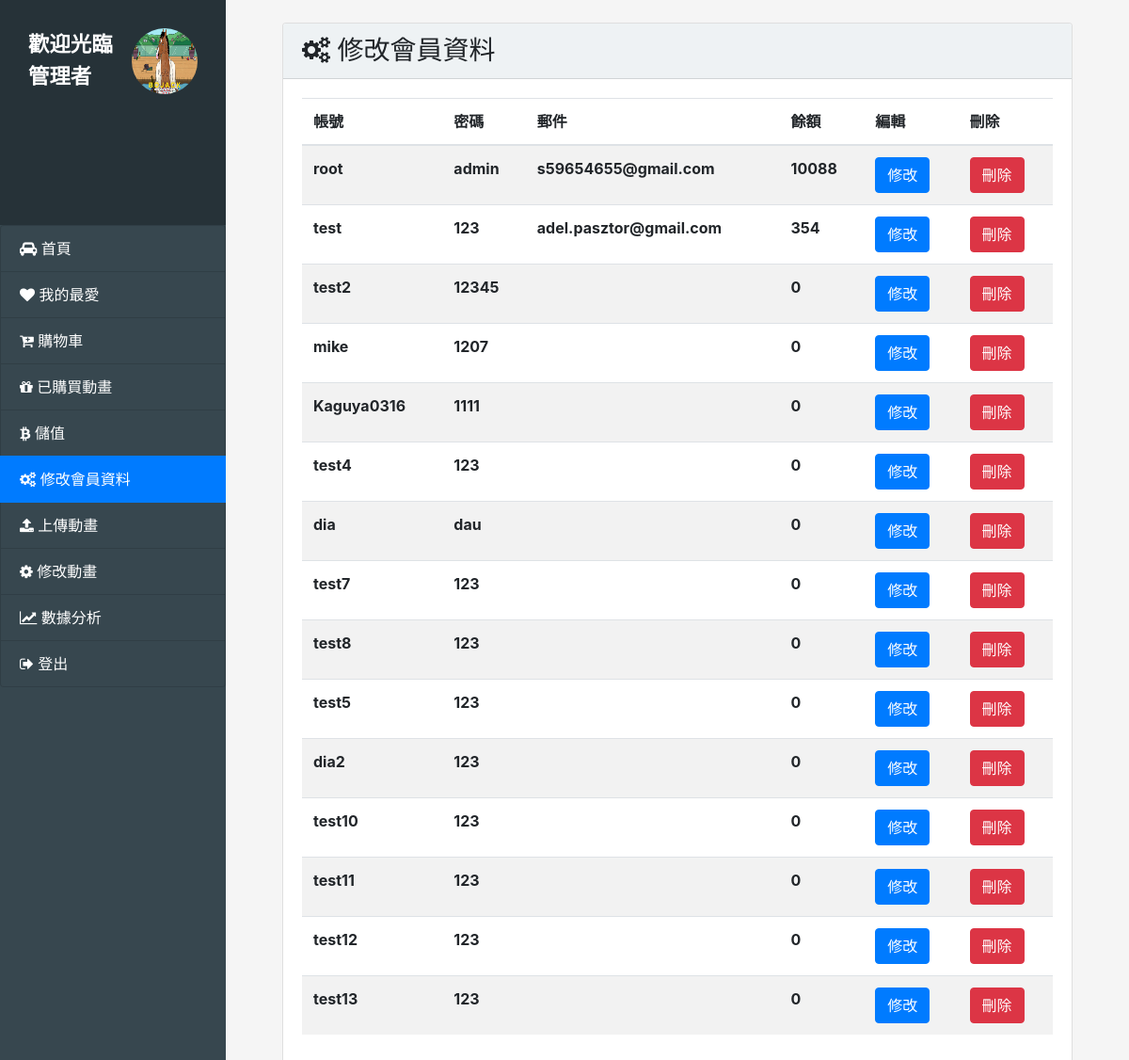
Page /back-revisemember.php (signed in) on the committed database.
### tables this page shows
CREATE TABLE `user` (
  `user_id` int(8) NOT NULL,
  `user_account` varchar(20) NOT NULL,
  `user_password` varchar(20) NOT NULL,
  `user_photo` varchar(30) NOT NULL,
  `user_email` varchar(30) NOT NULL,
  `user_money` int(8) NOT NULL,
  `user_time` varchar(20) NOT NULL
);

### back-revisemember.php (the view, shortened to what this page needs)
<!DOCTYPE html>
<html lang="en">
<head>
    <link rel="stylesheet" href="https://stackpath.bootstrapcdn.com/bootstrap/4.1.1/css/bootstrap.min.css">
    <link rel="stylesheet" href="https://cdnjs.cloudflare.com/ajax/libs/font-awesome/4.7.0/css/font-awesome.min.css">
    <link rel="stylesheet" href="css/back.css">
    <link rel="stylesheet" href="css/left-nav.css">
</head>
<body>
    <?php
        if($_SESSION["user"]=="root"){
            require_once "part/admin_nav.php";
        }else{
            header("Refresh:0;url='index.php'");
        }
    ?>
    <div class="wrap">
        <div class="card" >
            <h3 class="card-header">
                <i class="fa fa-cogs"></i> 修改會員資料</h3>
            <div class="card-body">
                <table class="table table-hover table-striped">
                <thead>
                    <tr>
                    <th scope="col">帳號</th>
                    <th scope="col">密碼</th>
                    <th scope="col">郵件</th>
                    <th scope="col">餘額</th>
                    <th scope="col">編輯</th>
                    <th scope="col">刪除</th>
                    </tr>
                </thead>
                <tbody>
                        <?php
                            require_once "part/dbconnect.php";
                            $sql="SELECT * from user";
                            $result=$link->query($sql);
                            while($row=$result->fetch_assoc()){
                                echo '<tr>';
                                echo '<th scope="row">'.$row["user_account"].'</th>';
                                echo '<th>'.$row["user_password"]."</th>";
                                echo '<th>'.$row["user_email"]."</th>";
                                echo '<th>'.$row["user_money"]."</th>";
                                echo '<th><a href="back-revisememberDone.php?user_account='.$row["user_account"].'" class="btn btn-primary">修改</a></th>';
                                echo '<th><a href="part/delete-member.php?user_account='.$row["user_account"].'" class="btn btn-danger">刪除</a></th>';
                                echo '</tr>';
                            }
                        ?>
                </tbody>
            </div>
        </div>
    </div>
</body>
</html>

### part/admin_nav.php (shortened to what this page needs)
<?php
    require_once "dbconnect.php";
    $name=$_SESSION["user"];
    $sql="SELECT * from user where user_account='$name'";
    $result=$link->query($sql);
    while($row=$result->fetch_assoc()){
        $photo=$row["user_photo"];
    }
?>
<nav class="user-nav">
    <div class="peopleimg img-circle">
        <img src="<?php echo $photo ?>" alt="">
        <p>歡迎光臨 管理者</p>
    </div>
    <div class="list-group">
        <a href="index.php" class="list-group-item"><i class="fa fa-car"></i>  首頁</a>
        <a href="back-favorite.php" class="list-group-item" id="favorite"><i class="fa fa-heart"></i>  我的最愛</a>
        <a href="back-cart.php" class="list-group-item" id="cart"><i class="fa fa-cart-plus"></i>  購物車</a>
        <a href="back-purchased.php" class="list-group-item" id="purchased"><i class="fa fa-gift"></i>  已購買動畫</a>
        <a href="back-money.php" class="list-group-item" id="deposit"><i class="fa fa-bitcoin"></i>  儲值</a>
        <a href="back-revisemember.php" class="list-group-item" id="revisemember"><i class="fa fa-cogs"></i>  修改會員資料</a>
        <a href="back-upload.php" class="list-group-item" id="uploadcomic"><i class="fa fa-upload"></i>  上傳動畫</a>
        <a href="back-reviseupload.php" class="list-group-item" id="reviseuploadcomic"><i class="fa fa-cog"></i>  修改動畫</a>
        <a href="back-dataanalysis.php" class="list-group-item" id="dataanalysis"><i class="fa fa-line-chart"></i>  數據分析</a>
        <a href="part/logout.php" class="list-group-item"><i class="fa fa fa-sign-out"></i>  登出</a>
    </div>
</nav>

### css/back.css (style rules this page uses)
html { background:#F5F5F5; font-family:微軟正黑體; }
div.wrap { float:right; width:80%; padding:5%; padding-top:2%; }
h3.card-header { background:#EEF2F4; }

### css/left-nav.css (style rules this page uses)
html { height: 100%; }
nav.user-nav { height:100%; width:20%; background:#37474F; position:fixed; left:0px; }
div.list-group a { background: #37474F; color: white; height: 5%; }
div.peopleimg { height: 20%; background:#263238; padding:30px; }
div.peopleimg img { width:70px; height:70px; border-radius: 50%; stroke:white; float:right; }
div.peopleimg p { color:white; font-weight: bold; font-size: 140%; }

### rows in the picture
user: user_photo (picture), user_account "root", user_password "admin", user_email "s59654655@gmail.com", user_money "10088"
user: user_account "test", user_password "123", user_email "adel.pasztor@gmail.com", user_money "354"
user: user_account "test2", user_password "12345", user_money "0"
user: user_account "mike", user_password "1207", user_money "0"
user: user_account "Kaguya0316", user_password "1111", user_money "0"
user: user_account "test4", user_password "123", user_money "0"
user: user_account "dia", user_password "dau", user_money "0"
user: user_account "test7", user_password "123", user_money "0"
user: user_account "test8", user_password "123", user_money "0"
user: user_account "test5", user_password "123", user_money "0"
user: user_account "dia2", user_password "123", user_money "0"
user: user_account "test10", user_password "123", user_money "0"
user: user_account "test11", user_password "123", user_money "0"
user: user_account "test12", user_password "123", user_money "0"
user: user_account "test13", user_password "123", user_money "0"
